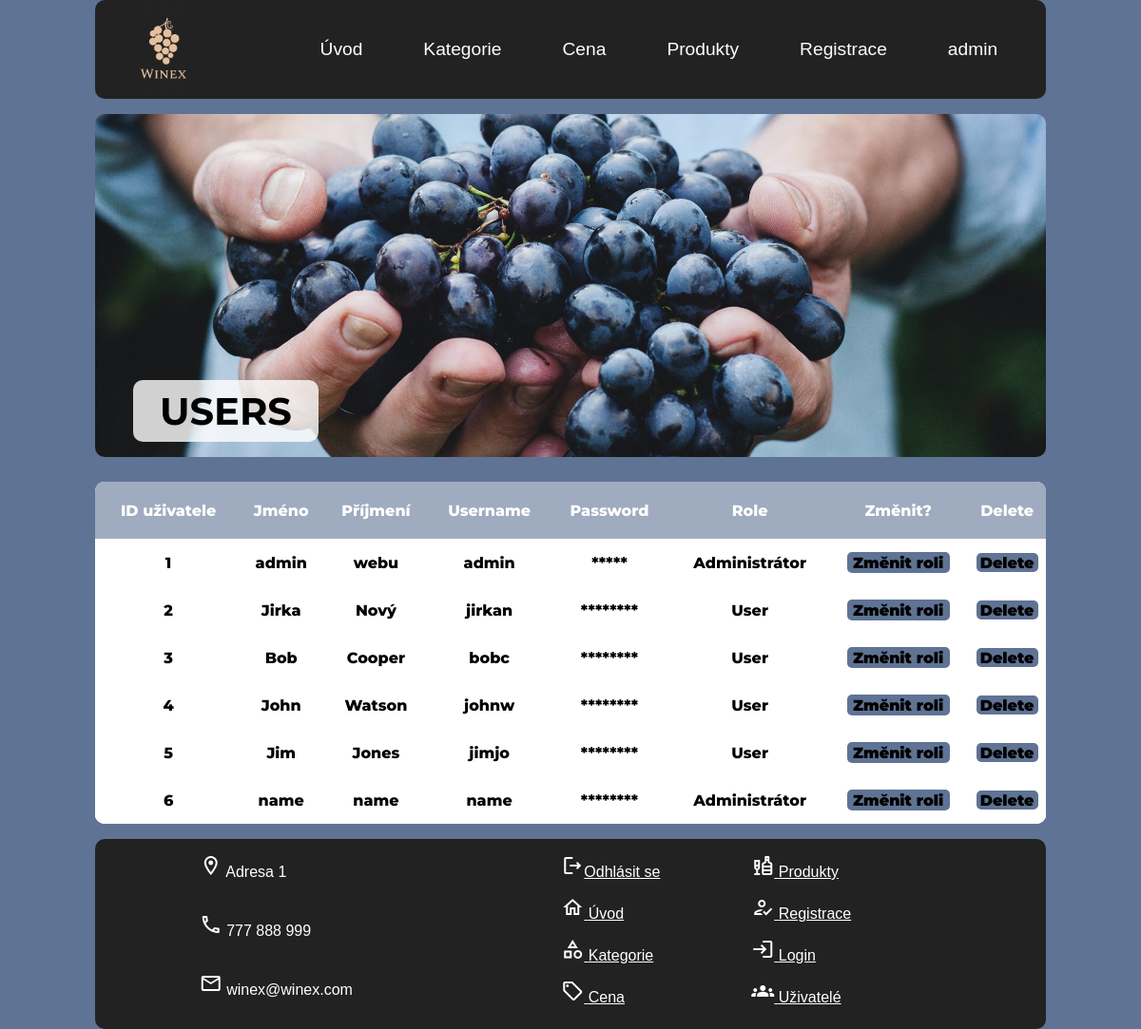
The page /users/ (signed in) on the database its author committed.
### tables this page shows
CREATE TABLE uživatel (
                            id_uživatele INTEGER PRIMARY KEY AUTOINCREMENT,
                            jméno TEXT NOT NULL,
                            příjmení TEXT NOT NULL,
                            username TEXT UNIQUE NOT NULL,
                            password TEXT NOT NULL,
                            id_role INTEGER,
                            FOREIGN KEY (id_role) REFERENCES role(id_role)
);

### view/users.py (the view)
@bp.get('/')
def users():
    if current_user.is_authenticated:
        show = True if current_user.role == 1 else False
    else:
        show = False
    if show is False:
        return redirect(url_for('homepage.home'))
    else:
        db = get_db()
        command = "SELECT * FROM uživatel"
        table = db.execute(command)
        data = table.fetchall()
        return render_template('users/users.html', neco=data)

### app.py (called while the page is built)
@app.context_processor
def context_processor():
    if current_user.is_authenticated:
        if current_user.role == 1:
            return dict(key=current_user.username, showit=True)
        return dict(key=current_user.username, showit=False)
    else:
        return dict(key='anonymous')

### database/database.py (called while the page is built)
def get_db():
    if 'db' not in g:
        g.db = sqlite3.connect(
            current_app.config['DATABASE'],
            detect_types=sqlite3.PARSE_DECLTYPES
        )
        g.db.row_factory = sqlite3.Row
        g.db.set_trace_callback(print)
    return g.db

### view/auth.py (called while the page is built)
@login_manager.user_loader
def load_user(user_id):
    db = get_db()
    try:
        user_data = db.execute("SELECT * FROM uživatel WHERE id_uživatele = ?", (user_id,)).fetchone()
        if user_data is None:
            return None
        else:
            return User(user_data['id_uživatele'], user_data['username'], user_data['password'], user_data['id_role'])
    except db.Error as e:
        flash('Omlouváme se, nastal problém s databází.', 'error')
        print('DB Error: ' + str(e))
        return None

### templates/users/users.html (shortened to what this page needs)
{% extends "base.html" %}
{% block title %}
    <header>
        <h1>Users</h1>
    </header>
{% endblock %}
{% block content %}
    <body>
        <table>
            <thead>
                <tr>
                    <th>ID uživatele</th>
                    <th>Jméno</th>
                    <th>Příjmení</th>
                    <th>Username</th>
                    <th>Password</th>
                    <th>Role</th>
                    <th>Změnit?</th>
                    <th>Delete</th>
                </tr>
            </thead>
            <tbody>
                {% set i = namespace(value=0) %}
                {% for cols in range(neco | length ) %}
                    <tr>
                        {% for rows in range(6) %}
                            {% if rows == 4  %}
                                <td>{{  (neco[cols][rows] | length) * "*" }}</td>
                            {% elif rows ==5 %}
                                {% if  neco[cols][rows] == 1  %}
                                    <td>Administrátor</td>
                                {% else %}
                                    <td>User</td>
                                    {% endif %}
                            {% else %}
                                <td >{{ neco[cols][rows] }}</td>
                            {% endif %}
                        {% endfor %}
                        <td>
                            <form action="{{ url_for('users.users') }}" method="post">
                                <input type="submit" value="Změnit roli">
                            </form>
                        </td>
                        {% set i.value = i.value + 1 %}
                        <td>
                            <form id="delete_user" action="{{ url_for('users.users') }}" method="post">
                                <input type="Submit" value="Delete">
                            </form>
                        </td>
                    </tr>
                {% endfor %}
            </tbody>
        </table>
    </body>
{% endblock %}

### templates/base.html (shortened to what this page needs)
<!DOCTYPE html>
<html lang="en">
<head>
    <link rel="stylesheet" href="/static/styles.css"/>
</head>
<body>
    <nav class="navbar">
        <div id='picture'>
            <img class="primary-icon" src="/static/images/logo.PNG" alt="picture"/>
        </div>
        <div id="menu">
            <ul class="nav-list">
                <li class="list-item">
                    <a href="/">Úvod</a></li>
                <li class="list-item">
                    <a href="/category">Kategorie</a></li>
                <li class="list-item">
                    <a href="/price">Cena</a></li>
                <li class="list-item">
                    <a href="/product">Produkty</a></li>
                <li class="list-item">
                    <a href="/registration">Registrace</a></li>
                <li class="list-item">
                    <a href="/login">
                        {% if key != 'anonymous' %}
                        {{ key }}
                        {% else %}
                        Přihlášení
                        {% endif %}</a></li>
            </ul>
        </div>
    </nav>
    {% block title %}{% endblock %}
    {% block content %}
    {% endblock %}
    <footer id="contact">
        <div id="adresa">
            <div> <span class="material-icons-outlined">location_on</span> Adresa 1</div>
            <br>
            <div><span class="material-icons-outlined">call</span> 777 888 999</div>
            <br>
            <div><span class="material-icons-outlined">mail</span> winex@winex.com</div>
        </div>
        <div id="foot">
            <div class='row'>
                <div class='column'>
                    <div class='blue-column'>
                        <a href="/logout"><span class="material-icons-outlined">logout</span>Odhlásit se</a>
                        <a href="/"><span class="material-icons-outlined">home</span> Úvod</a>
                        <a href="/category"><span class="material-icons-outlined">category</span> Kategorie</a>
                        <a href="/price"><span class="material-icons-outlined">local_offer</span> Cena</a>
                    </div>
                </div>
                <div class='column'>
                    <div class='green-column'>
                        <a href="/product"><span class="material-icons-outlined">liquor</span> Produkty</a>
                        <a href="/registration"><span class="material-icons-outlined">how_to_reg</span> Registrace</a>
                        <a href="/login"><span class="material-icons-outlined">login</span> Login</a>
                        {% if showit %}
                            <a href="/users"><span class="material-icons">groups</span> Uživatelé</a>
                        {% endif %}
                    </div>
                </div>
            </div>
        </div>
    </footer>
</body>

### static/styles.css (style rules this page uses)
* { margin: 0; font-family: 'arial', sans-serif; }
body { max-width: 1000px; margin: auto; background: #5f7394; }
a { color: black; font-weight: 500; }
#picture { background: #222222; }
.navbar { display: flex; justify-content: space-around; align-items: center; fontsize: 1em; background: #222222; border-radius: 10px; margin-bottom: 1em; }
.nav-list { list-style-type: none; background: #222222; }
.nav-list .list-item { display:inline-block; }
.navbar a { font-size: 1.2em; text-align: right; text-decoration: none; padding: 1em; color: white; background: #222222; }
.primary-icon { height: 100px; background: #222222; }
#menu { display: flex; justify-content: space-between; }
#menu a { color: white; font-size: 1.2rem; display: block; text-align: center; text-decoration: none; padding: 1rem 2rem; }
header { background-image: url(images/wine1.jpg); background-size: cover; background-repeat: no-repeat; background-position: center; display: flex; align-items: end; justify-content: flex-start; align-items: flex-end; border-radius: 10px; margin-bottom: 16px; }
header h1 { border-radius: 10px; display: block; background: rgba(255, 255, 255, 0.8); text-align: right; font-size: 2.5em; text-transform: uppercase; padding: 0.2em 0.7em; align-self: flex-end; font-family: 'Montserrat', sans-serif; margin-top: 7em; margin-left: 1em; margin-bottom: 16px; }
.material-icons-outlined { align-self: center; }
#adresa { display: flex; justify-content: center; }
footer { border-radius: 10px; background: #222222; color: white; display: flex; justify-content: space-around; padding-top: 1em; }
footer div { flex-direction: column; width: auto; padding-bottom: 1em; text-align: left; }
#menu ul { flex-wrap: nowrap; display: flex; }
input[type=submit] { border: 0px; font-family: 'Montserrat', sans-serif; border-radius: 5px; font-weight: 900; background: #5f7394; font-size: inherit; cursor: pointer; padding: 1% 5%; margin: auto; display: flex; text-align: center; }
table { border-spacing: 1px; border-collapse: collapse; background: white; border-radius: 10px; overflow: hidden; width: 100%; margin: 0 auto; margin-top: 26px; margin-bottom: 1em; position: relative; }
table * { position: relative; background: white; }
table td, table th { padding-left: 8px; text-align: center; font-family: Montserrat, sans-serif; font-weight: 800; }
table thead tr { height: 60px; background: #5f7394; }
table tbody tr { height: 50px; }
table th { background: rgb(255, 255, 255, 0.4); color: WHITE; }
#foot a { padding-bottom: 1em; color: white; }
.row { display: flex; flex-direction: row; flex-wrap: wrap; width: 400px; }
.column { display: flex; flex-direction: column; flex-basis: 100%; flex: 1; }
.blue-column { height: 100px; display: flex; flex-direction: column; }
.green-column { height: 100px; display: flex; flex-direction: column; }

### rows shown on the page
uživatel: username "admin", id_uživatele "1" "admin" "webu" "admin"
uživatel: id_uživatele "2" "Jirka" "Nový" "jirkan"
uživatel: id_uživatele "3" "Bob" "Cooper" "bobc"
uživatel: id_uživatele "4" "John" "Watson" "johnw"
uživatel: id_uživatele "5" "Jim" "Jones" "jimjo"
uživatel: id_uživatele "6" "name" "name" "name"

### other values the page prints
{{ (neco[cols][rows] | length) * "*" }} "*****" "********" "********" "********" "********" "********"
